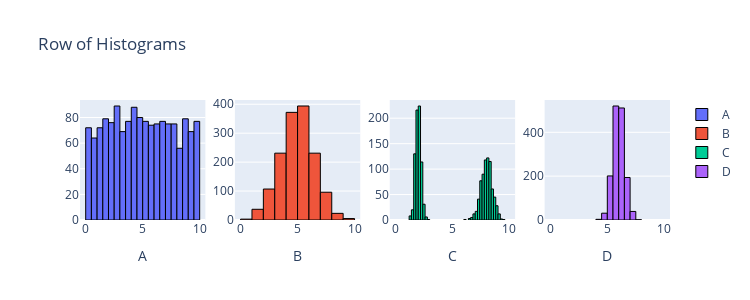

Notebook code cell kept with this figure:
### Markdown cell above
## 4

### Code cell
from scipy import stats
import plotly.graph_objects as go
from plotly.subplots import make_subplots
import numpy as np

n = 1500
data1 = stats.uniform.rvs(0, 10, size=n)
data2 = stats.norm.rvs(5, 1.5, size=n)
data3 = np.r_[stats.norm.rvs(2, 0.25, size=int(n/2)), stats.norm.rvs(8, 0.5, size=int(n/2))]
data4 = stats.norm.rvs(6, 0.5, size=n)

fig = make_subplots(rows=1, cols=4)

fig.add_trace(go.Histogram(x=data1, name='A', nbinsx=30, marker=dict(line=dict(color='black', width=1))), row=1, col=1)
fig.add_trace(go.Histogram(x=data2, name='B', nbinsx=15, marker=dict(line=dict(color='black', width=1))), row=1, col=2)
fig.add_trace(go.Histogram(x=data3, name='C', nbinsx=45, marker=dict(line=dict(color='black', width=1))), row=1, col=3)
fig.add_trace(go.Histogram(x=data4, name='D', nbinsx=15, marker=dict(line=dict(color='black', width=1))), row=1, col=4)

fig.update_layout(height=300, width=750, title_text="Row of Histograms")
fig.update_xaxes(title_text="A", row=1, col=1)
fig.update_xaxes(title_text="B", row=1, col=2)
fig.update_xaxes(title_text="C", row=1, col=3)
fig.update_xaxes(title_text="D", row=1, col=4)
fig.update_xaxes(range=[-0.5, 10.5])

for trace in fig.data:
    trace.xbins = dict(start=0, end=10)
    
# This code was produced by just making requests to Microsoft Copilot
# https://github.com/pointOfive/stat130chat130/blob/main/CHATLOG/wk3/COP/SLS/0001_concise_makeAplotV1.md

fig.show() # USE `fig.show(renderer="png")` FOR ALL GitHub and MarkUs SUBMISSIONS

### Figure 1 — Plotly figure (JSON) as saved in the notebook; plotly's stock layout.template omitted (floating-point values rounded to 4 significant figures; data arrays with more than 128 entries replaced by an {"elided": "..."} marker saying what was removed)
{"data": [{"marker": {"line": {"color": "black", "width": 1}}, "name": "A", "nbinsx": 30, "type": "histogram", "x": {"elided": "1500 float values"}, "xaxis": "x", "xbins": {"end": 10, "start": 0}, "yaxis": "y"}, {"marker": {"line": {"color": "black", "width": 1}}, "name": "B", "nbinsx": 15, "type": "histogram", "x": {"elided": "1500 float values"}, "xaxis": "x2", "xbins": {"end": 10, "start": 0}, "yaxis": "y2"}, {"marker": {"line": {"color": "black", "width": 1}}, "name": "C", "nbinsx": 45, "type": "histogram", "x": {"elided": "1500 float values"}, "xaxis": "x3", "xbins": {"end": 10, "start": 0}, "yaxis": "y3"}, {"marker": {"line": {"color": "black", "width": 1}}, "name": "D", "nbinsx": 15, "type": "histogram", "x": {"elided": "1500 float values"}, "xaxis": "x4", "xbins": {"end": 10, "start": 0}, "yaxis": "y4"}], "layout": {"height": 300, "title": {"text": "Row of Histograms"}, "width": 750, "xaxis": {"anchor": "y", "domain": [0, 0.2125], "range": [-0.5, 10.5], "title": {"text": "A"}}, "xaxis2": {"anchor": "y2", "domain": [0.2625, 0.475], "range": [-0.5, 10.5], "title": {"text": "B"}}, "xaxis3": {"anchor": "y3", "domain": [0.525, 0.7375], "range": [-0.5, 10.5], "title": {"text": "C"}}, "xaxis4": {"anchor": "y4", "domain": [0.7875, 1], "range": [-0.5, 10.5], "title": {"text": "D"}}, "yaxis": {"anchor": "x", "domain": [0, 1]}, "yaxis2": {"anchor": "x2", "domain": [0, 1]}, "yaxis3": {"anchor": "x3", "domain": [0, 1]}, "yaxis4": {"anchor": "x4", "domain": [0, 1]}}}
